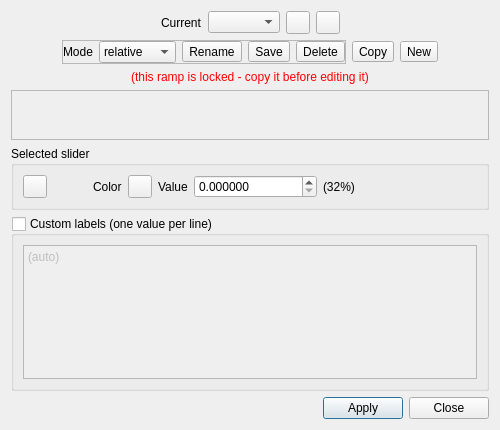
<?xml version="1.0" encoding="UTF-8"?>
<ui version="4.0">
 <class>ColorScaleEditorDlg</class>
 <widget class="QDialog" name="ColorScaleEditorDlg">
  <property name="geometry">
   <rect>
    <x>0</x>
    <y>0</y>
    <width>500</width>
    <height>430</height>
   </rect>
  </property>
  <property name="windowTitle">
   <string>Color Scale Editor</string>
  </property>
  <layout class="QVBoxLayout" name="verticalLayout">
   <item>
    <widget class="QFrame" name="frame">
     <layout class="QHBoxLayout" name="horizontalLayout">
      <property name="leftMargin">
       <number>0</number>
      </property>
      <property name="topMargin">
       <number>0</number>
      </property>
      <property name="rightMargin">
       <number>0</number>
      </property>
      <property name="bottomMargin">
       <number>0</number>
      </property>
      <item>
       <spacer name="horizontalSpacer">
        <property name="orientation">
         <enum>Qt::Horizontal</enum>
        </property>
        <property name="sizeHint" stdset="0">
         <size>
          <width>40</width>
          <height>20</height>
         </size>
        </property>
       </spacer>
      </item>
      <item>
       <widget class="QLabel" name="label">
        <property name="text">
         <string>Current</string>
        </property>
       </widget>
      </item>
      <item>
       <widget class="QComboBox" name="rampComboBox">
        <property name="sizeAdjustPolicy">
         <enum>QComboBox::AdjustToContents</enum>
        </property>
       </widget>
      </item>
      <item>
       <widget class="QToolButton" name="exportToolButton">
        <property name="toolTip">
         <string>Export color scale to a file</string>
        </property>
        <property name="icon">
         <iconset resource="../../../eCV/MainWindow.qrc">
          <normaloff>:/Resources/images/save.png</normaloff>:/Resources/images/save.png</iconset>
        </property>
       </widget>
      </item>
      <item>
       <widget class="QToolButton" name="importToolButton">
        <property name="toolTip">
         <string>Import color scale from a file</string>
        </property>
        <property name="icon">
         <iconset resource="../../../eCV/MainWindow.qrc">
          <normaloff>:/Resources/images/open.png</normaloff>:/Resources/images/open.png</iconset>
        </property>
       </widget>
      </item>
      <item>
       <spacer name="horizontalSpacer_4">
        <property name="orientation">
         <enum>Qt::Horizontal</enum>
        </property>
        <property name="sizeHint" stdset="0">
         <size>
          <width>40</width>
          <height>20</height>
         </size>
        </property>
       </spacer>
      </item>
     </layout>
    </widget>
   </item>
   <item>
    <layout class="QHBoxLayout" name="horizontalLayout_4">
     <item>
      <spacer name="horizontalSpacer_6">
       <property name="orientation">
        <enum>Qt::Horizontal</enum>
       </property>
       <property name="sizeHint" stdset="0">
        <size>
         <width>40</width>
         <height>20</height>
        </size>
       </property>
      </spacer>
     </item>
     <item>
      <widget class="QFrame" name="colorScaleParametersFrame">
       <property name="sizePolicy">
        <sizepolicy hsizetype="Preferred" vsizetype="Maximum">
         <horstretch>0</horstretch>
         <verstretch>0</verstretch>
        </sizepolicy>
       </property>
       <property name="frameShape">
        <enum>QFrame::StyledPanel</enum>
       </property>
       <property name="frameShadow">
        <enum>QFrame::Raised</enum>
       </property>
       <layout class="QHBoxLayout" name="horizontalLayout_3">
        <property name="leftMargin">
         <number>0</number>
        </property>
        <property name="topMargin">
         <number>0</number>
        </property>
        <property name="rightMargin">
         <number>0</number>
        </property>
        <property name="bottomMargin">
         <number>0</number>
        </property>
        <item>
         <widget class="QLabel" name="label_4">
          <property name="text">
           <string>Mode</string>
          </property>
         </widget>
        </item>
        <item>
         <widget class="QComboBox" name="scaleModeComboBox">
          <property name="sizePolicy">
           <sizepolicy hsizetype="Expanding" vsizetype="Fixed">
            <horstretch>0</horstretch>
            <verstretch>0</verstretch>
           </sizepolicy>
          </property>
          <item>
           <property name="text">
            <string>relative</string>
           </property>
          </item>
          <item>
           <property name="text">
            <string>absolute</string>
           </property>
          </item>
         </widget>
        </item>
        <item>
         <widget class="QToolButton" name="renameToolButton">
          <property name="text">
           <string>Rename</string>
          </property>
         </widget>
        </item>
        <item>
         <widget class="QToolButton" name="saveToolButton">
          <property name="text">
           <string>Save</string>
          </property>
         </widget>
        </item>
        <item>
         <widget class="QToolButton" name="deleteToolButton">
          <property name="text">
           <string>Delete</string>
          </property>
         </widget>
        </item>
       </layout>
      </widget>
     </item>
     <item>
      <widget class="QToolButton" name="copyToolButton">
       <property name="text">
        <string>Copy</string>
       </property>
      </widget>
     </item>
     <item>
      <widget class="QToolButton" name="newToolButton">
       <property name="text">
        <string>New</string>
       </property>
      </widget>
     </item>
     <item>
      <spacer name="horizontalSpacer_5">
       <property name="orientation">
        <enum>Qt::Horizontal</enum>
       </property>
       <property name="sizeHint" stdset="0">
        <size>
         <width>48</width>
         <height>19</height>
        </size>
       </property>
      </spacer>
     </item>
    </layout>
   </item>
   <item>
    <widget class="QLabel" name="lockWarningLabel">
     <property name="styleSheet">
      <string notr="true">QLabel{ color: red; }</string>
     </property>
     <property name="text">
      <string>(this ramp is locked - copy it before editing it)</string>
     </property>
     <property name="alignment">
      <set>Qt::AlignCenter</set>
     </property>
    </widget>
   </item>
   <item>
    <widget class="QFrame" name="colorScaleEditorFrame">
     <property name="sizePolicy">
      <sizepolicy hsizetype="Expanding" vsizetype="Expanding">
       <horstretch>0</horstretch>
       <verstretch>0</verstretch>
      </sizepolicy>
     </property>
     <property name="minimumSize">
      <size>
       <width>0</width>
       <height>50</height>
      </size>
     </property>
     <property name="frameShape">
      <enum>QFrame::StyledPanel</enum>
     </property>
     <property name="frameShadow">
      <enum>QFrame::Raised</enum>
     </property>
    </widget>
   </item>
   <item>
    <widget class="QGroupBox" name="selectedSliderGroupBox">
     <property name="sizePolicy">
      <sizepolicy hsizetype="Expanding" vsizetype="Maximum">
       <horstretch>0</horstretch>
       <verstretch>0</verstretch>
      </sizepolicy>
     </property>
     <property name="title">
      <string>Selected slider</string>
     </property>
     <layout class="QHBoxLayout" name="horizontalLayout_2">
      <item>
       <widget class="QToolButton" name="deleteSliderToolButton">
        <property name="icon">
         <iconset resource="../../../eCV/MainWindow.qrc">
          <normaloff>:/Resources/images/smallTrash.png</normaloff>:/Resources/images/smallTrash.png</iconset>
        </property>
       </widget>
      </item>
      <item>
       <spacer name="horizontalSpacer_2">
        <property name="orientation">
         <enum>Qt::Horizontal</enum>
        </property>
        <property name="sizeType">
         <enum>QSizePolicy::Preferred</enum>
        </property>
        <property name="sizeHint" stdset="0">
         <size>
          <width>40</width>
          <height>20</height>
         </size>
        </property>
       </spacer>
      </item>
      <item>
       <widget class="QLabel" name="label_3">
        <property name="text">
         <string>Color</string>
        </property>
       </widget>
      </item>
      <item>
       <widget class="QToolButton" name="colorToolButton">
        <property name="icon">
         <iconset resource="../../../eCV/MainWindow.qrc">
          <normaloff>:/Resources/images/color.png</normaloff>:/Resources/images/color.png</iconset>
        </property>
       </widget>
      </item>
      <item>
       <widget class="QLabel" name="label_2">
        <property name="text">
         <string>Value</string>
        </property>
       </widget>
      </item>
      <item>
       <widget class="QDoubleSpinBox" name="valueDoubleSpinBox">
        <property name="sizePolicy">
         <sizepolicy hsizetype="Expanding" vsizetype="Fixed">
          <horstretch>0</horstretch>
          <verstretch>0</verstretch>
         </sizepolicy>
        </property>
        <property name="keyboardTracking">
         <bool>false</bool>
        </property>
        <property name="decimals">
         <number>6</number>
        </property>
       </widget>
      </item>
      <item>
       <widget class="QLabel" name="valueLabel">
        <property name="text">
         <string notr="true">(32%)</string>
        </property>
       </widget>
      </item>
      <item>
       <spacer name="horizontalSpacer_3">
        <property name="orientation">
         <enum>Qt::Horizontal</enum>
        </property>
        <property name="sizeHint" stdset="0">
         <size>
          <width>40</width>
          <height>20</height>
         </size>
        </property>
       </spacer>
      </item>
     </layout>
    </widget>
   </item>
   <item>
    <widget class="QGroupBox" name="customLabelsGroupBox">
     <property name="title">
      <string>Custom labels (one value per line)</string>
     </property>
     <property name="checkable">
      <bool>true</bool>
     </property>
     <property name="checked">
      <bool>false</bool>
     </property>
     <layout class="QVBoxLayout" name="verticalLayout_2">
      <item>
       <widget class="QPlainTextEdit" name="customLabelsPlainTextEdit">
        <property name="plainText">
         <string>(auto)</string>
        </property>
       </widget>
      </item>
     </layout>
    </widget>
   </item>
   <item>
    <layout class="QHBoxLayout" name="horizontalLayout_5">
     <item>
      <spacer name="horizontalSpacer_7">
       <property name="orientation">
        <enum>Qt::Horizontal</enum>
       </property>
       <property name="sizeHint" stdset="0">
        <size>
         <width>40</width>
         <height>20</height>
        </size>
       </property>
      </spacer>
     </item>
     <item>
      <widget class="QPushButton" name="applyPushButton">
       <property name="text">
        <string>Apply</string>
       </property>
      </widget>
     </item>
     <item>
      <widget class="QPushButton" name="closePushButton">
       <property name="text">
        <string>Close</string>
       </property>
      </widget>
     </item>
    </layout>
   </item>
  </layout>
 </widget>
 <resources>
  <include location="../../../eCV/MainWindow.qrc"/>
 </resources>
 <connections/>
</ui>
